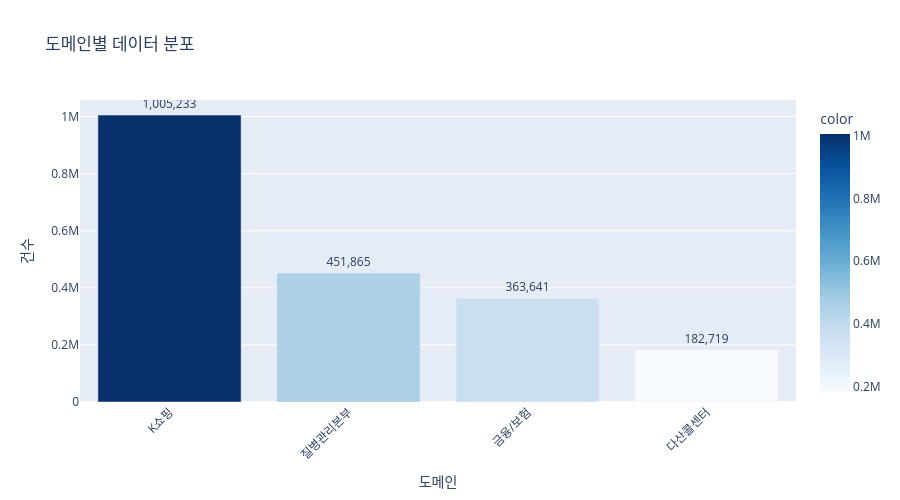

Notebook code for this chart:
### Code cell
# 도메인별 분포 - Plotly 버전
import plotly.express as px
import plotly.graph_objects as go

domain_counts = df_callcenter['도메인'].value_counts()
print("=== 도메인별 분포 ===")
print(domain_counts)

# Plotly 막대 그래프
fig = px.bar(
    x=domain_counts.index,
    y=domain_counts.values,
    labels={'x': '도메인', 'y': '건수'},
    title='도메인별 데이터 분포',
    color=domain_counts.values,
    color_continuous_scale='Blues'
)

fig.update_layout(
    xaxis_tickangle=-45,
    showlegend=False,
    height=500
)

# 값 표시
fig.update_traces(
    texttemplate='%{y:,.0f}',
    textposition='outside'
)

fig.show()

### Figure 1 — Plotly figure (JSON) as saved in the notebook; plotly's stock layout.template omitted (floating-point values rounded to 4 significant figures)
{"data": [{"alignmentgroup": "True", "hovertemplate": "도메인=%{x}<br>건수=%{y}<br>color=%{marker.color}<extra></extra>", "legendgroup": "", "marker": {"color": [1005233, 451865, 363641, 182719], "coloraxis": "coloraxis", "pattern": {"shape": ""}}, "name": "", "offsetgroup": "", "orientation": "v", "showlegend": false, "textposition": "outside", "texttemplate": "%{y:,.0f}", "type": "bar", "x": ["K쇼핑", "질병관리본부", "금융/보험", "다산콜센터"], "xaxis": "x", "y": [1005233, 451865, 363641, 182719], "yaxis": "y"}], "layout": {"barmode": "relative", "coloraxis": {"colorbar": {"title": {"text": "color"}}, "colorscale": [[0, "rgb(247,251,255)"], [0.125, "rgb(222,235,247)"], [0.25, "rgb(198,219,239)"], [0.375, "rgb(158,202,225)"], [0.5, "rgb(107,174,214)"], [0.625, "rgb(66,146,198)"], [0.75, "rgb(33,113,181)"], [0.875, "rgb(8,81,156)"], [1, "rgb(8,48,107)"]]}, "height": 500, "legend": {"tracegroupgap": 0}, "showlegend": false, "title": {"text": "도메인별 데이터 분포"}, "xaxis": {"anchor": "y", "domain": [0, 1], "tickangle": -45, "title": {"text": "도메인"}}, "yaxis": {"anchor": "x", "domain": [0, 1], "title": {"text": "건수"}}}}
